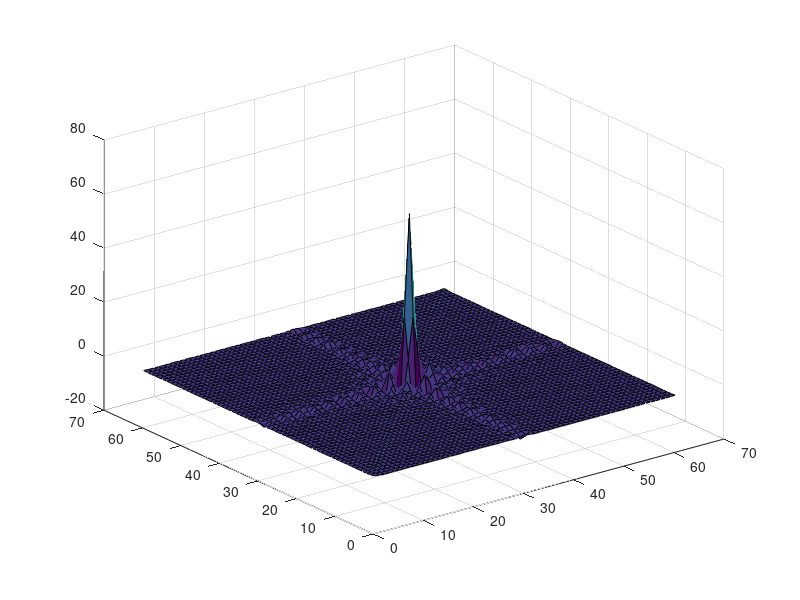
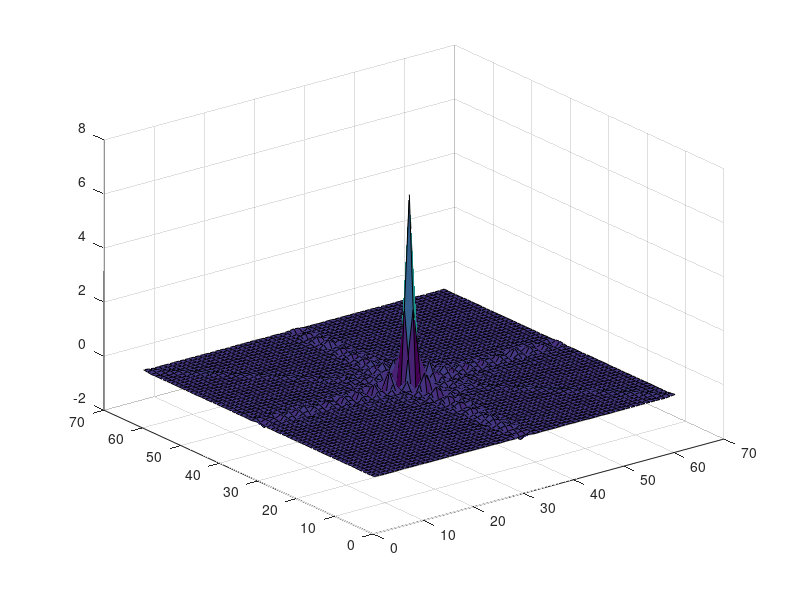
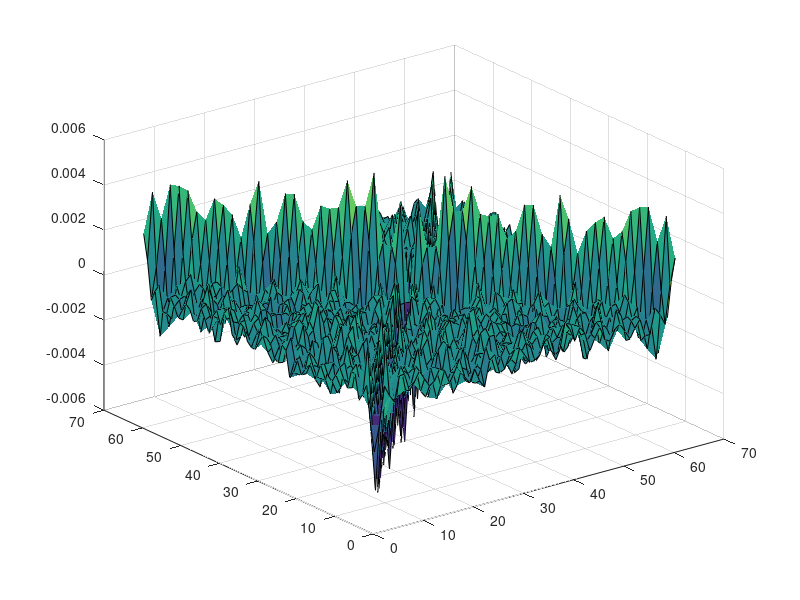

MATLAB code for these plots, in order:
%% Clean
close all
clear all
clc
%% Set up for space problem
n = 30;
m = 30;
rho0 = 4;
rho1 = 20;
epsilon = 1e-5;
N = 2*m*n/rho1;

F = rand(2*n+1);
F=F*F';

dx=1/(2*n);
dy=dx;
Xs = (-n:n)'/(2*n);
Ys=Xs;
Pupil=(Xs.^2)'+(Ys.^2);
% F = Pupil;
% F(Pupil<0.25) = 1;
% F(Pupil>=0.25) = 0;

Xis = (-m:m)'*rho1/m;
Etas = Xis;

ComplexMap = (Xis.^2)' + Etas.^2;
DarkHole = zeros(size(ComplexMap));
for i =1:m+1
    for j = 1:m+1
        tmp = ComplexMap(i,j);
        if tmp >=rho0^2 && tmp <= rho1^2 && Etas(j) <= Xis(i)
            DarkHole(i,j) = 1;
        end
    end
end

% K = cos(2*pi*Etas*Xs')/(2*n);
K = exp(2*pi*1i*Etas*Xs')/(2*n);
Fhat = 4*K*F*K';
Fhat = real(Fhat);

vecF = F(:);
x0 = vecF;
vecFhat = Fhat(:);
figure(1)
% subplot(121)
% surf(F)
% subplot(122)
surf(Fhat)
%% Test
X = zeros(N);
X(1:2*n+1 , 1:2*n+1) = F;

y = ifft2(X);
ind1 = 1:m+1;
ind2 = N-m+1:N;
y1 = y(ind1, ind1);
y2 = y(ind1, ind2);
y3 = y(ind2, ind1);
y4 = y(ind2, ind2);
y = [y4 y3 ; y2 y1];

for k = -m:m
    for l = -m:m
        y(k+m+1, l+m+1) = y(k+m+1, l+m+1) * exp(-2*pi*1i* n*(k+l) / N);
    end
end
% y = real(fftshift(y));
% y = y(m+1:end,m+1:end); 
y = real(y);

figure(2)
surf(real(y))

figure(3)
surf(y/norm(y) - Fhat/norm(Fhat))

